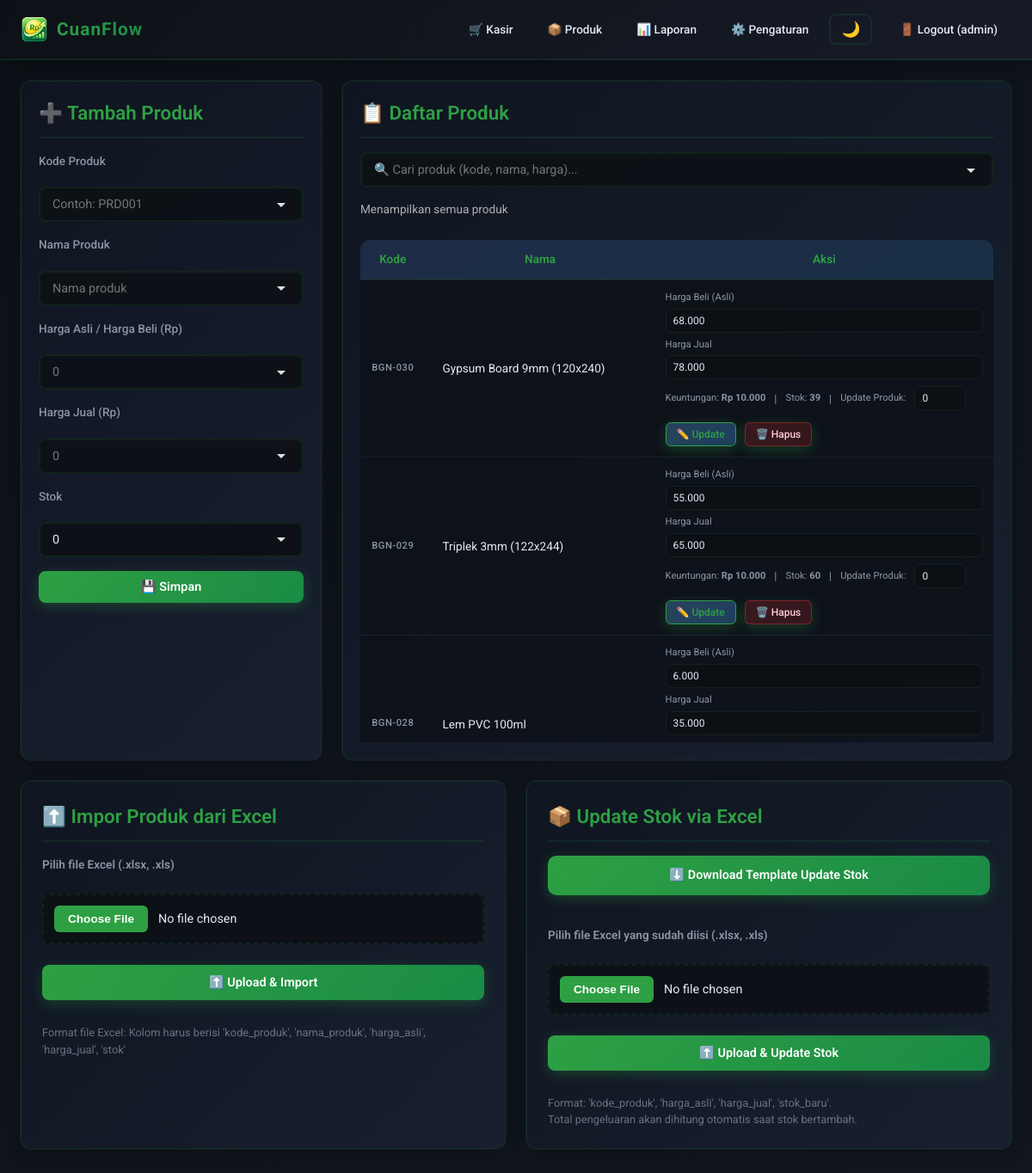
Screenshot of /products (signed in) with the database file from the repository.
### models.py (models this page shows)
class Product(Base):
    __tablename__ = "products"
    id = Column(Integer, primary_key=True)
    code = Column(String, unique=True, nullable=False)
    name = Column(String, nullable=False)
    price = Column(Float, nullable=False, default=0)  # Harga jual
    cost_price = Column(Float, nullable=False, default=0)  # Harga asli/harga beli
    stock = Column(Integer, nullable=False, default=0)
    status = Column(String, default="active")  # active/inactive

### app.py (the view)
@app.get("/products", response_class=HTMLResponse)
def products_page(request: Request, err: str = None, db: Session = Depends(get_db)):
    r = require_login(request)
    if r: return r
    products = db.query(Product).order_by(Product.id.desc()).all()
    error_msg = None
    if err == "code-exists":
        error_msg = "Kode produk sudah ada!"
    return templates.TemplateResponse("products.html", {"request": request, "products": products, "user": request.session["user"], "error": error_msg})

### templates/products.html (shortened to what this page needs)
{% extends "layout.html" %}
{% block content %}
<div class="grid" style="max-width: 100%;">
  <div class="card">
    <h2>➕ Tambah Produk</h2>
    <form method="post" action="/products/add" class="form">
      <label>Kode Produk</label>
      <input name="code" placeholder="Contoh: PRD001" required>
      <label>Nama Produk</label>
      <input name="name" placeholder="Nama produk" required>
      <label>Harga Asli / Harga Beli (Rp)</label>
      <input name="cost_price" type="text" id="add-product-cost-price" placeholder="0" required onkeyup="formatInputRupiah(this)" onblur="formatInputRupiah(this)" onfocus="unformatInputRupiah(this)">
      <label>Harga Jual (Rp)</label>
      <input name="price" type="text" id="add-product-price" placeholder="0" required onkeyup="formatInputRupiah(this)" onblur="formatInputRupiah(this)" onfocus="unformatInputRupiah(this)">
      <label>Stok</label>
      <input name="stock" type="number" value="0" placeholder="0" required>
      <button type="submit">💾 Simpan</button>
    </form>
  </div>
  <div class="card">
    <h2>📋 Daftar Produk</h2>
    <input id="productSearch" placeholder="🔍 Cari produk (kode, nama, harga)..." oninput="filterProductTable()" style="font-size: 0.9rem; margin-bottom: 15px; padding: 10px 14px;">
    <div style="margin-bottom: 10px; font-size: 0.85rem; color: #b0b0b0;">
      <span id="product-count">Menampilkan semua produk</span>
    </div>
    <div style="max-height: 600px; overflow-y: auto;">
    <table class="table products-table">
      <thead>
        <tr>
          <th>Kode</th>
          <th>Nama</th>
          <th>Aksi</th>
        </tr>
      </thead>
      <tbody>
        {% for p in products %}
        <tr>
          <td class="product-code">{{ p.code }}</td>
          <td class="product-name-cell">
            <span class="product-name-display" data-product-id="{{ p.id }}" data-product-name="{{ p.name }}" ondblclick="editProductName(this)">{{ p.name }}</span>
          </td>
          <td class="action-cell">
            <form method="post" action="/products/update" class="action-form" onsubmit="return handleUpdateProduct(event, {{ p.id }})">
              <div class="action-row action-row-1">
                <div style="display:flex;flex-direction:column;gap:4px;">
                  <span style="font-size:0.7rem;color:var(--text-secondary);">Harga Beli (Asli)</span>
                  <input
                    name="cost_price"
                    type="text"
                    id="update-product-cost-price-{{ p.id }}"
                    value="{{ p.cost_price | format_idr }}"
                    data-original-cost-price="{{ p.cost_price }}"
                    required
                    onkeyup="formatInputRupiah(this)"
                    onblur="formatInputRupiah(this)"
                    onfocus="unformatInputRupiah(this)"
                    class="action-input action-cost-price"
                    placeholder="Harga Beli"
                  >
                </div>
                <div style="display:flex;flex-direction:column;gap:4px;">
                  <span style="font-size:0.7rem;color:var(--text-secondary);">Harga Jual</span>
                  <input
                    name="price"
                    type="text"
                    id="update-product-price-{{ p.id }}"
                    value="{{ p.price | format_idr }}"
                    data-original-price="{{ p.price }}"
                    required
                    onkeyup="formatInputRupiah(this)"
                    onblur="formatInputRupiah(this)"
                    onfocus="unformatInputRupiah(this)"
                    class="action-input action-price"
                    placeholder="Harga Jual"
                  >
                </div>
              </div>
              <div class="action-row action-row-2 compact-info-row">
                <span class="info-item">Keuntungan: <b>Rp {{ (p.price - p.cost_price) | format_idr }}</b></span>
                <span class="info-divider">|</span>
                <span class="info-item">Stok: <b>{{ p.stock }}</b></span>
                <span class="info-divider">|</span>
                <span class="info-item">Update Produk:</span>
                <input name="stock_add" type="number" min="0" value="0" placeholder="+Stok" class="action-input action-stock-add" title="Tambahkan stok (min: 0)">
              </div>
              <div class="action-row action-row-3 button-row">
                <button type="submit" class="btn-update">✏️ Update</button>
                <button type="button" class="btn-delete" onclick="handleDeleteProductClick(event, {{ p.id }})">🗑️ Hapus</button>
              </div>
            </form>
          </td>
        </tr>
        {% endfor %}
      </tbody>
    </table>
    </div>
  </div>
</div>
<div class="excel-section">
  <div class="grid-excel-cards">
    <div class="card">
      <h2>⬆️ Impor Produk dari Excel</h2>
      <form id="import-excel-form" class="form" enctype="multipart/form-data" style="gap: 16px;">
        <label for="excel-file" style="font-weight: 600; margin-bottom: 8px;">Pilih file Excel (.xlsx, .xls)</label>
        <input type="file" id="excel-file" name="file" accept=".xlsx, .xls" required style="padding: 12px; cursor: pointer;">
        <button type="submit" id="upload-excel-btn" style="width: 100%; padding: 12px 20px; margin-top: 8px;">⬆️ Upload & Import</button>
        <small class="hint" style="display: block; margin-top: 12px; line-height: 1.5;">Format file Excel: Kolom harus berisi 'kode_produk', 'nama_produk', 'harga_asli', 'harga_jual', 'stok'</small>
      </form>
    </div>
    <div class="card">
      <h2>📦 Update Stok via Excel</h2>
      <div class="form">
        <a href="/products/export_stock_template" class="btn" style="margin-bottom: 20px; display: block; text-align: center; width: 100%; padding: 12px 20px;">⬇️ Download Template Update Stok</a>
        <form id="import-stock-form" class="form" enctype="multipart/form-data" style="gap: 16px;">
          <label for="stock-excel-file" style="font-weight: 600; margin-bottom: 8px;">Pilih file Excel yang sudah diisi (.xlsx, .xls)</label>
          <input type="file" id="stock-excel-file" name="file" accept=".xlsx, .xls" required style="padding: 12px; cursor: pointer;">
          <button type="submit" id="upload-stock-btn" style="width: 100%; padding: 12px 20px; margin-top: 8px;">⬆️ Upload & Update Stok</button>
          <small class="hint" style="display: block; margin-top: 12px; line-height: 1.5;">Format: 'kode_produk', 'harga_asli', 'harga_jual', 'stok_baru'.<br>Total pengeluaran akan dihitung otomatis saat stok bertambah.</small>
        </form>
      </div>
    </div>
  </div>
</div>
{% endblock %}

### templates/layout.html (shortened to what this page needs)
<!doctype html>
<html>
<head>
  <link rel="stylesheet" href="/static/style.css">
</head>
<body>
  <header class="topbar">
    <div class="brand">
      <img src="/static/logo.png" alt="CuanFlow Logo" class="brand-logo">
      <span class="gradient-text">CuanFlow</span>
    </div>
    {% if user %}
      <nav>
        <a href="/cashier">🛒 Kasir</a>
        <a href="/products">📦 Produk</a>
        <a href="/reports?mode=daily">📊 Laporan</a>
        <a href="/settings">⚙️ Pengaturan</a>
        <button id="theme-toggle" class="theme-toggle" title="Toggle Dark/Light Mode">🌓</button>
        <a href="#" id="logout-link">🚪 Logout ({{ user.username }})</a>
      </nav>
    {% endif %}
  </header>
  <main class="container">
    {% block content %}{% endblock %}
  </main>
</body>
</html>

### rows the page displays
Product: code "BGN-030", name "Gypsum Board 9mm (120x240)", cost_price "68.000", price "78.000", (p.price-p.cost_price)|format_idr "10.000", stock "39"
Product: code "BGN-029", name "Triplek 3mm (122x244)", cost_price "55.000", price "65.000", (p.price-p.cost_price)|format_idr "10.000", stock "60"
Product: code "BGN-028", name "Lem PVC 100ml", cost_price "6.000", price "35.000"

### other values shown
{{ user.username }} "admin"
